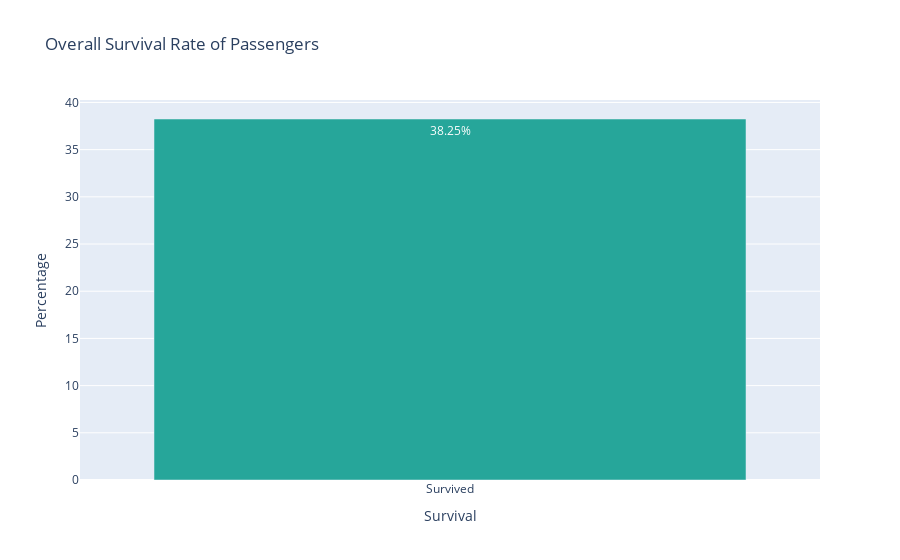

Write notebook code for a chart like this one.
### Code cell
#I will be using plotly since it has a more interactive visualisation tool that appeals to me
fig = go.Figure(data=go.Bar(
    x=['Survived'],
    y=[survival_rate],
    text=[f'{survival_rate:.2f}%'],
    textposition='auto',
    marker=dict(
        color='rgb(38, 166, 154)',
    )
))

fig.update_layout(
    title='Overall Survival Rate of Passengers',
    xaxis=dict(title='Survival'),
    yaxis=dict(title='Percentage'),
    showlegend=False,
)

fig.show()

### Figure 1 — Plotly figure (JSON) as saved in the notebook; plotly's stock layout.template omitted (floating-point values rounded to 4 significant figures)
{"data": [{"marker": {"color": "rgb(38, 166, 154)"}, "text": ["38.25%"], "textposition": "auto", "type": "bar", "x": ["Survived"], "y": [38.25]}], "layout": {"showlegend": false, "title": {"text": "Overall Survival Rate of Passengers"}, "xaxis": {"title": {"text": "Survival"}}, "yaxis": {"title": {"text": "Percentage"}}}}
